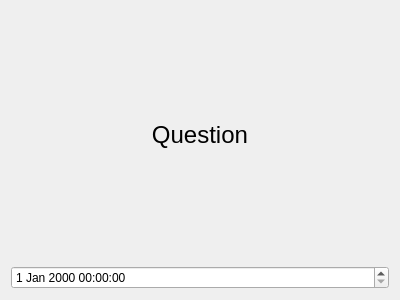
<?xml version="1.0" encoding="UTF-8"?>
<ui version="4.0">
 <class>Form</class>
 <widget class="QWidget" name="Form">
  <property name="geometry">
   <rect>
    <x>0</x>
    <y>0</y>
    <width>400</width>
    <height>300</height>
   </rect>
  </property>
  <property name="windowTitle">
   <string>Form</string>
  </property>
  <layout class="QVBoxLayout" name="verticalLayout">
   <item>
    <widget class="QLabel" name="question">
     <property name="text">
      <string>&lt;html&gt;&lt;head/&gt;&lt;body&gt;&lt;p&gt;&lt;span style=&quot; font-size:18pt;&quot;&gt;Question&lt;/span&gt;&lt;/p&gt;&lt;/body&gt;&lt;/html&gt;</string>
     </property>
     <property name="textFormat">
      <enum>Qt::RichText</enum>
     </property>
     <property name="alignment">
      <set>Qt::AlignCenter</set>
     </property>
     <property name="wordWrap">
      <bool>false</bool>
     </property>
     <property name="openExternalLinks">
      <bool>false</bool>
     </property>
     <property name="textInteractionFlags">
      <set>Qt::NoTextInteraction</set>
     </property>
    </widget>
   </item>
   <item>
    <widget class="QDateTimeEdit" name="date_time"/>
   </item>
  </layout>
 </widget>
 <resources/>
 <connections/>
</ui>
